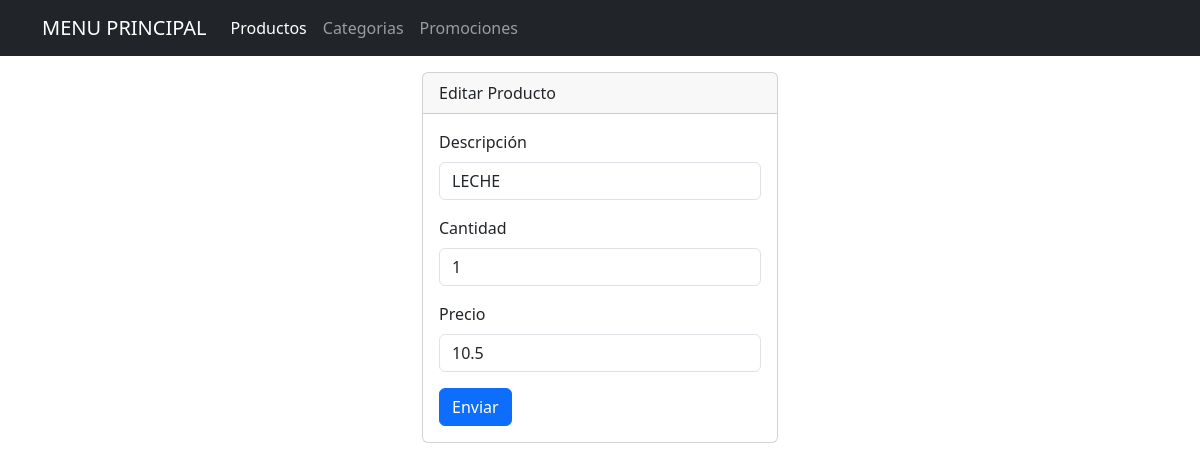
The app's page /productos/edit/2 with its own data.
### tables this page shows
CREATE TABLE productos(
            id INTEGER PRIMARY KEY AUTOINCREMENT,
            descripcion TEXT NOT NULL,
            cantidad INTEGER NOT NULL,
            precio FLOAT NOT NULL
        );

### app.py (the view)
@app.route("/productos/edit/<int:id>")
def producto_edit(id):
    conn = sqlite3.connect("almacen.db")
    conn.row_factory = sqlite3.Row
    cursor = conn.cursor()
    cursor.execute("SELECT * FROM productos WHERE id = ?", (id,))
    producto = cursor.fetchone()
    conn.close()
    return render_template("productos/edit.html", producto=producto)

### templates/productos/edit.html (shortened to what this page needs)
{% include 'header.html' %}
<div class="row">
    <div class="col-4"></div>
    <div class="col-4">
        <div class="card">
            <div class="card-header">
              Editar Producto
            </div>
            <div class="card-body">
                <form action="{{ url_for('productos_update') }}" method="POST">
                    <div class="mb-3">
                        <label for="descripcion" class="form-label">Descripción</label>
                        <input type="text" class="form-control" name="descripcion" value="{{ producto['descripcion'] }}">
                    </div>
                    <div class="mb-3">
                        <label for="cantidad" class="form-label">Cantidad</label>
                        <input type="number" class="form-control" name="cantidad" value="{{ producto['cantidad'] }}">
                    </div>
                    <div class="mb-3">
                        <label for="precio" class="form-label">Precio</label>
                        <input type="text" class="form-control" name="precio" value="{{ producto['precio'] }}">
                    </div>
                    <button type="submit" class="btn btn-primary">Enviar</button>
                </form>
            </div>
          </div>
    </div>
    <div class="col-4"></div>
</div>
{% include 'footer.html' %}

### records on screen
productos: descripcion "LECHE", cantidad "1", precio "10.5"
